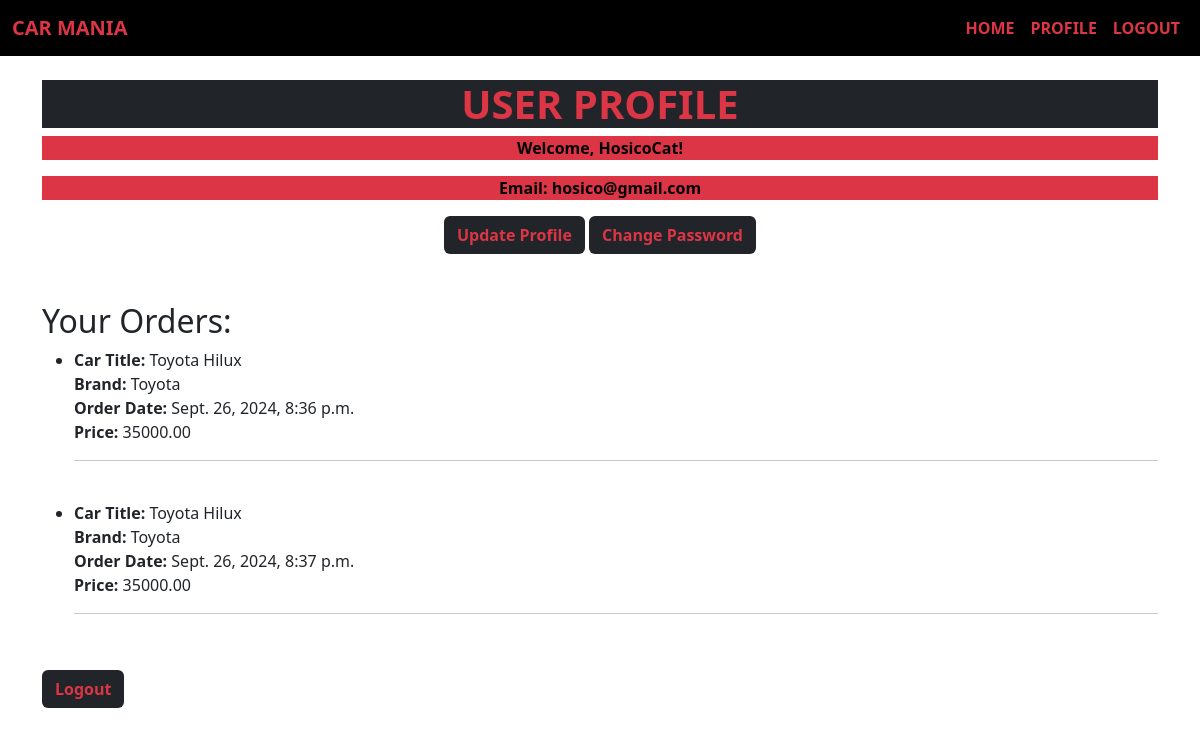
Screenshot of /profile/ (signed in) with the database file from the repository.
### cars_app/models.py (models this page shows, shortened)
class Order(models.Model):
    user = models.ForeignKey(User, on_delete=models.CASCADE)
    car = models.ForeignKey(Car, on_delete=models.CASCADE)
    order_date = models.DateTimeField(auto_now_add=True)

class Car(models.Model):
    brand = models.ForeignKey(Brand, on_delete=models.CASCADE)
    title = models.CharField(max_length=255)
    description = models.TextField()
    price = models.DecimalField(max_digits=10, decimal_places=2)
    quantity = models.PositiveIntegerField()
    image = models.ImageField(upload_to='car_images/')
    created_at = models.DateTimeField(auto_now_add=True)

class Brand(models.Model):
    name = models.CharField(max_length=255, unique=True)

### cars_app/views.py (the view)
# urls.py: path('profile/', profile_view, name='profile'),
@login_required
def profile_view(request):
    user_orders = Order.objects.filter(user=request.user).select_related('car')
    purchased_cars = {}
    for order in user_orders:
        car = order.car
        if car.id not in purchased_cars:
            purchased_cars[car.id] = {'count': 0, 'car': car}
        purchased_cars[car.id]['count'] += 1
    return render(request, 'cars_app/profile.html', {'orders': user_orders, 'purchased_cars': purchased_cars})

### cars_app/templates/cars_app/profile.html (shortened to what this page needs)
{% extends "base.html" %}
{% block content %}
    <h1 class="fw-bold text-danger text-bg-dark text-center" >USER PROFILE</h1>
    <p class="fw-bold text-bg-danger text-black text-center " >Welcome, {{ user.username }}!</p>
    <p class="fw-bold text-bg-danger text-black text-center" >Email: {{ user.email }}</p>
   <div class="text-center  ">
    <a href="{% url 'update_profile' %}" class="btn  text-danger bg-dark fw-bold">Update Profile</a>
    <a href="{% url 'change_password' %}" class="btn  text-danger bg-dark fw-bold">Change Password</a>
   </div>
    <br><br>
    <h2>Your Orders:</h2>
    <ul>
        {% for order in orders %}
            <li>
                <strong>Car Title:</strong> {{ order.car.title }}<br>
                <strong>Brand:</strong> {{ order.car.brand.name }}<br>
                <strong>Order Date:</strong> {{ order.order_date }}<br>
                <strong>Price:</strong> {{ order.car.price }}<br>
                <hr>
                <br>
            </li>
        {% empty %}
            <li>No orders found.</li>
        {% endfor %}
    </ul>
    <a class="btn  text-danger bg-dark fw-bold" href="{% url 'logout' %}">Logout</a>
{% endblock %}

### rows the page displays
Order: car "Toyota Hilux", car.brand.name "Toyota", order_date "Sept. 26, 2024, 8:36 p.m.", car.price "35000.00"
Order: car "Toyota Hilux", car.brand.name "Toyota", order_date "Sept. 26, 2024, 8:37 p.m.", car.price "35000.00"

### other values shown
{{ user.username }} "HosicoCat"
{{ user.email }} "hosico@gmail.com"
